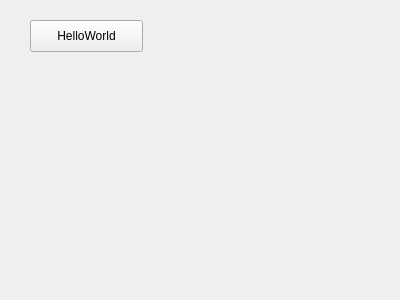
<?xml version="1.0" encoding="UTF-8"?>
<ui version="4.0">
 <class>Form</class>
 <widget class="QWidget" name="Form">
  <property name="geometry">
   <rect>
    <x>0</x>
    <y>0</y>
    <width>400</width>
    <height>300</height>
   </rect>
  </property>
  <property name="windowTitle">
   <string>MyTest</string>
  </property>
  <widget class="QPushButton" name="pushButton">
   <property name="geometry">
    <rect>
     <x>30</x>
     <y>20</y>
     <width>113</width>
     <height>32</height>
    </rect>
   </property>
   <property name="text">
    <string>HelloWorld</string>
   </property>
  </widget>
 </widget>
 <resources/>
 <connections/>
</ui>
